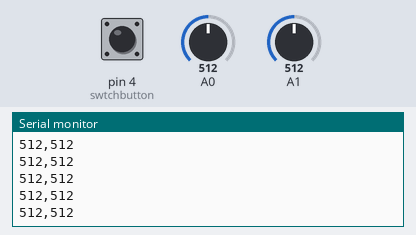
Simulated run of this sketch. Board: Arduino Uno, built with avr-gcc and run on an emulated ATmega328P. On the bench: the last lines printed to the serial monitor. The test bench sets the inputs (shaded band); at power-on: A0 = 512, A1 = 512, pin 4 (swtchbutton) HIGH. No radio packets arrive unless stated.

Above: at 1.2 s.
1.3 s: A0 set to 990
At 2.3 s:
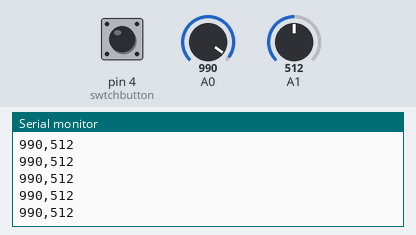
2.8 s: A0 set to 1010
At 3.9 s:
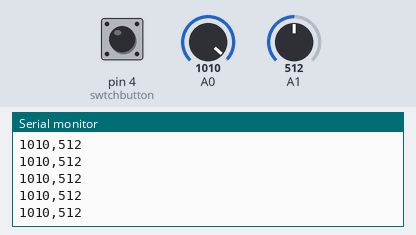
10.3 s: A1 set to 1007
At 11.4 s:
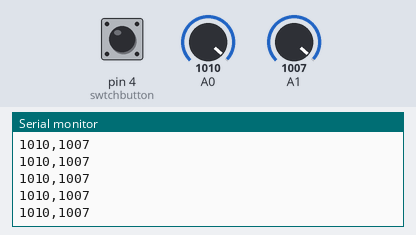
11.8 s: A1 set to 982
At 12.9 s:
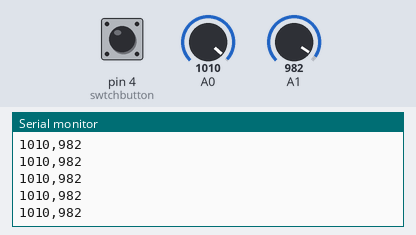
Timing chart, 0 to 14.8 s (numbered marks = the images above; inputs shaded):
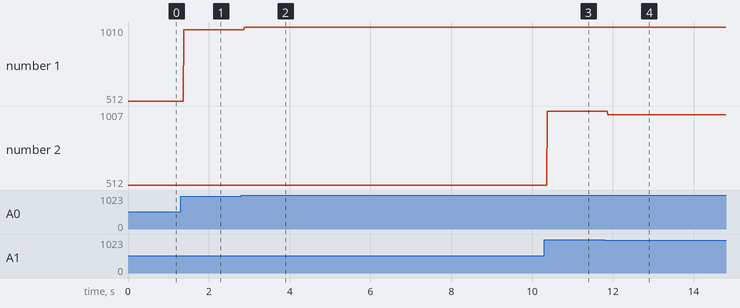

The sketch:

Sherman_transmiter.ino
```cpp
//Include Libraries
#include <SPI.h>
#include <nRF24L01.h>
#include <RF24.h>

//create an RF24 object
RF24 radio(8, 9);  // CE, CSN

//declaring and initializing variables for the joy_stick
int swtchbutton=4;
int x,y,bttnRead;

//address through which two modules communicate.
const byte address[6] = "00001";

void setup()
{
  radio.begin();
  Serial.begin(9600);
  //setting pin mode for the joystick switch-button
  pinMode(swtchbutton,INPUT);

  //set the address
 radio.openWritingPipe(address);
 radio.setPALevel(RF24_PA_MAX);
 radio.setDataRate(RF24_1MBPS);
  //Set module as transmitter
 radio.stopListening();
}
void loop()
{
  //radio.begin();
  //reading values from the joystick
  x=analogRead(A0);
  y=analogRead(A1);
  bttnRead=digitalRead(swtchbutton);
  //Send message to receiver
  char joystickPos[10];
  sprintf(joystickPos, "%i,%i", x, y);
  radio.write(&joystickPos, sizeof(joystickPos));
  Serial.println(joystickPos);
  //delay(1000);
}
```

Measured:
- after the input at 1.3 s, the serial monitor: prints a new line after 0.07 s (image 1)
- after the input at 2.8 s, the serial monitor: prints a new line after 0.07 s (image 2)
- after the input at 10.3 s, the serial monitor: prints a new line after 0.07 s (image 3)
- after the input at 11.8 s, the serial monitor: prints a new line after 0.07 s (image 4)
- plotted number 1: 512 → 990 after the input at 1.3 s, 990 → 1010 after the input at 2.8 s
- plotted number 2: 512 → 1007 after the input at 10.3 s, 1007 → 982 after the input at 11.8 s
